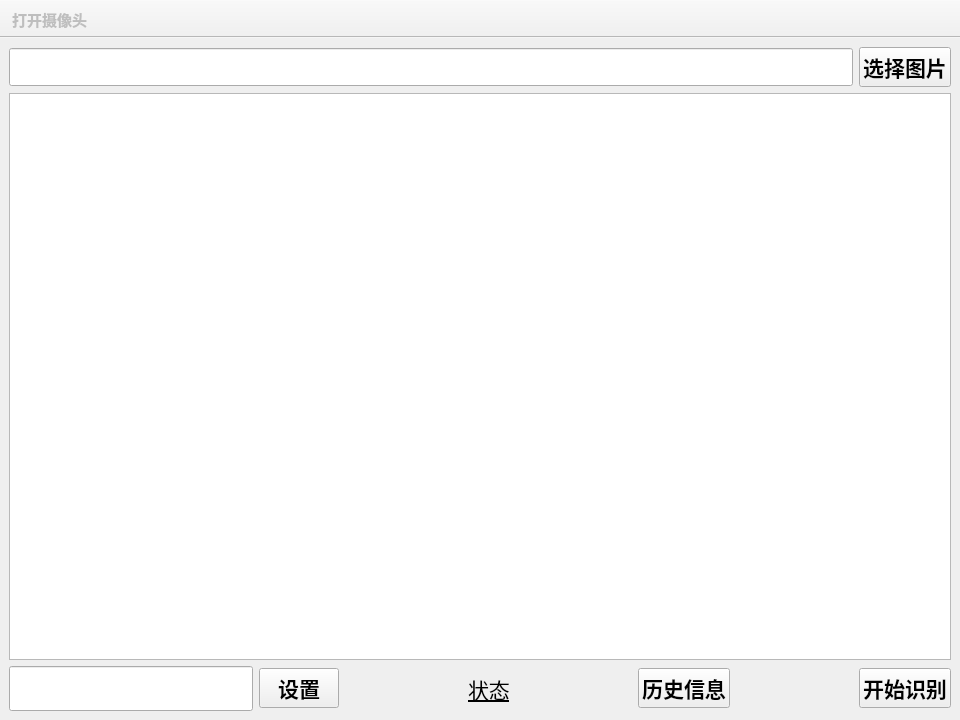
<?xml version="1.0" encoding="UTF-8"?>
<ui version="4.0">
 <class>MainWindow</class>
 <widget class="QMainWindow" name="MainWindow">
  <property name="geometry">
   <rect>
    <x>0</x>
    <y>0</y>
    <width>960</width>
    <height>720</height>
   </rect>
  </property>
  <property name="minimumSize">
   <size>
    <width>960</width>
    <height>720</height>
   </size>
  </property>
  <property name="maximumSize">
   <size>
    <width>960</width>
    <height>720</height>
   </size>
  </property>
  <property name="font">
   <font>
    <family>Agency FB</family>
    <pointsize>20</pointsize>
    <bold>true</bold>
   </font>
  </property>
  <property name="windowTitle">
   <string>传图识字</string>
  </property>
  <widget class="QWidget" name="centralwidget">
   <layout class="QGridLayout" name="gridLayout_2">
    <item row="0" column="0">
     <layout class="QVBoxLayout" name="verticalLayout">
      <item>
       <layout class="QGridLayout" name="gridLayout">
        <item row="0" column="0">
         <widget class="QLineEdit" name="displayUrl_lineEdit">
          <property name="font">
           <font>
            <family>Agency FB</family>
            <pointsize>16</pointsize>
            <bold>true</bold>
           </font>
          </property>
          <property name="cursor">
           <cursorShape>IBeamCursor</cursorShape>
          </property>
         </widget>
        </item>
        <item row="0" column="1">
         <widget class="QPushButton" name="selectImage_pushButton">
          <property name="minimumSize">
           <size>
            <width>0</width>
            <height>30</height>
           </size>
          </property>
          <property name="font">
           <font>
            <family>微软雅黑</family>
            <pointsize>16</pointsize>
            <bold>true</bold>
           </font>
          </property>
          <property name="cursor">
           <cursorShape>OpenHandCursor</cursorShape>
          </property>
          <property name="text">
           <string>选择图片</string>
          </property>
         </widget>
        </item>
       </layout>
      </item>
      <item>
       <widget class="QTextEdit" name="displayMessage_textEdit">
        <property name="sizePolicy">
         <sizepolicy hsizetype="Expanding" vsizetype="Expanding">
          <horstretch>0</horstretch>
          <verstretch>0</verstretch>
         </sizepolicy>
        </property>
        <property name="font">
         <font>
          <family>Agency FB</family>
          <pointsize>16</pointsize>
          <bold>true</bold>
         </font>
        </property>
        <property name="cursor" stdset="0">
         <cursorShape>IBeamCursor</cursorShape>
        </property>
        <property name="html">
         <string>&lt;!DOCTYPE HTML PUBLIC &quot;-//W3C//DTD HTML 4.0//EN&quot; &quot;http://www.w3.org/TR/REC-html40/strict.dtd&quot;&gt;
&lt;html&gt;&lt;head&gt;&lt;meta name=&quot;qrichtext&quot; content=&quot;1&quot; /&gt;&lt;meta charset=&quot;utf-8&quot; /&gt;&lt;style type=&quot;text/css&quot;&gt;
p, li { white-space: pre-wrap; }
hr { height: 1px; border-width: 0; }
li.unchecked::marker { content: &quot;\2610&quot;; }
li.checked::marker { content: &quot;\2612&quot;; }
&lt;/style&gt;&lt;/head&gt;&lt;body style=&quot; font-family:'Agency FB'; font-size:16pt; font-weight:700; font-style:normal;&quot;&gt;
&lt;p style=&quot;-qt-paragraph-type:empty; margin-top:0px; margin-bottom:0px; margin-left:0px; margin-right:0px; -qt-block-indent:0; text-indent:0px; font-weight:400;&quot;&gt;&lt;br /&gt;&lt;/p&gt;&lt;/body&gt;&lt;/html&gt;</string>
        </property>
       </widget>
      </item>
      <item>
       <layout class="QHBoxLayout" name="horizontalLayout">
        <item>
         <widget class="QLineEdit" name="serverAddress_lineEdit">
          <property name="sizePolicy">
           <sizepolicy hsizetype="Expanding" vsizetype="Fixed">
            <horstretch>0</horstretch>
            <verstretch>0</verstretch>
           </sizepolicy>
          </property>
          <property name="font">
           <font>
            <family>Agency FB</family>
            <pointsize>20</pointsize>
            <bold>false</bold>
            <kerning>true</kerning>
           </font>
          </property>
          <property name="maxLength">
           <number>15</number>
          </property>
          <property name="alignment">
           <set>Qt::AlignCenter</set>
          </property>
         </widget>
        </item>
        <item>
         <widget class="QPushButton" name="setAddress_pushButton">
          <property name="font">
           <font>
            <family>微软雅黑</family>
            <pointsize>16</pointsize>
            <bold>true</bold>
           </font>
          </property>
          <property name="cursor">
           <cursorShape>OpenHandCursor</cursorShape>
          </property>
          <property name="text">
           <string>设置</string>
          </property>
         </widget>
        </item>
        <item>
         <spacer name="horizontalSpacer_2">
          <property name="orientation">
           <enum>Qt::Horizontal</enum>
          </property>
          <property name="sizeHint" stdset="0">
           <size>
            <width>18</width>
            <height>20</height>
           </size>
          </property>
         </spacer>
        </item>
        <item>
         <widget class="QLabel" name="commState_label">
          <property name="font">
           <font>
            <family>宋体</family>
            <pointsize>16</pointsize>
            <bold>false</bold>
            <underline>true</underline>
           </font>
          </property>
          <property name="text">
           <string>状态</string>
          </property>
         </widget>
        </item>
        <item>
         <spacer name="horizontalSpacer_4">
          <property name="orientation">
           <enum>Qt::Horizontal</enum>
          </property>
          <property name="sizeHint" stdset="0">
           <size>
            <width>18</width>
            <height>20</height>
           </size>
          </property>
         </spacer>
        </item>
        <item>
         <widget class="QPushButton" name="historyInfo_pushButton">
          <property name="font">
           <font>
            <family>微软雅黑</family>
            <pointsize>16</pointsize>
            <bold>true</bold>
           </font>
          </property>
          <property name="cursor">
           <cursorShape>OpenHandCursor</cursorShape>
          </property>
          <property name="text">
           <string>历史信息</string>
          </property>
         </widget>
        </item>
        <item>
         <spacer name="horizontalSpacer_3">
          <property name="orientation">
           <enum>Qt::Horizontal</enum>
          </property>
          <property name="sizeHint" stdset="0">
           <size>
            <width>18</width>
            <height>20</height>
           </size>
          </property>
         </spacer>
        </item>
        <item>
         <widget class="QPushButton" name="startRecognize_pushButton">
          <property name="minimumSize">
           <size>
            <width>0</width>
            <height>30</height>
           </size>
          </property>
          <property name="font">
           <font>
            <family>微软雅黑</family>
            <pointsize>16</pointsize>
            <bold>true</bold>
            <strikeout>false</strikeout>
           </font>
          </property>
          <property name="cursor">
           <cursorShape>OpenHandCursor</cursorShape>
          </property>
          <property name="text">
           <string>开始识别</string>
          </property>
         </widget>
        </item>
       </layout>
      </item>
     </layout>
    </item>
   </layout>
  </widget>
  <widget class="QToolBar" name="toolBar">
   <property name="windowTitle">
    <string>toolBar</string>
   </property>
   <property name="movable">
    <bool>false</bool>
   </property>
   <attribute name="toolBarArea">
    <enum>TopToolBarArea</enum>
   </attribute>
   <attribute name="toolBarBreak">
    <bool>false</bool>
   </attribute>
   <addaction name="VideoView"/>
  </widget>
  <action name="VideoView">
   <property name="enabled">
    <bool>false</bool>
   </property>
   <property name="text">
    <string>打开摄像头</string>
   </property>
   <property name="toolTip">
    <string>switch to vide view</string>
   </property>
   <property name="font">
    <font>
     <family>Agency FB</family>
     <pointsize>11</pointsize>
     <bold>true</bold>
    </font>
   </property>
  </action>
 </widget>
 <resources/>
 <connections/>
</ui>
